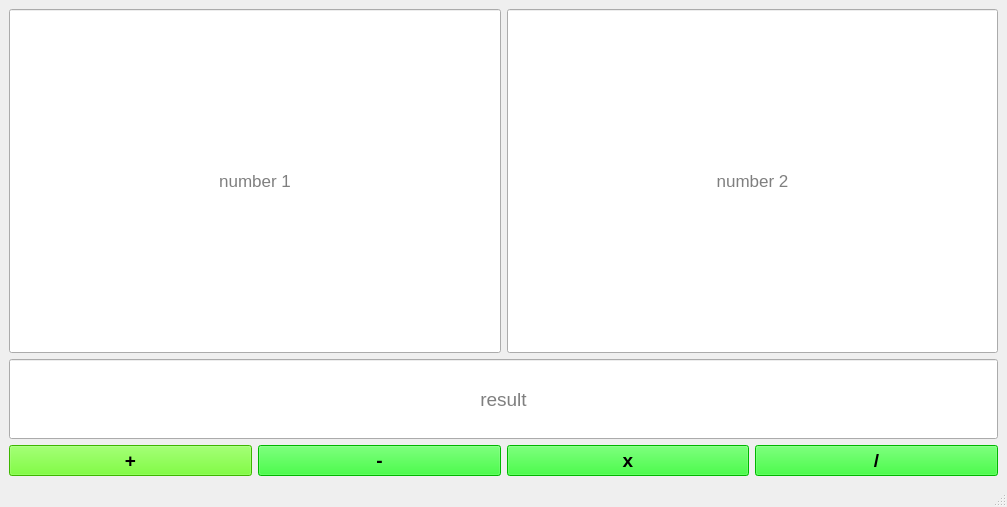
<?xml version="1.0" encoding="UTF-8"?>
<ui version="4.0">
 <class>MainWindow</class>
 <widget class="QMainWindow" name="MainWindow">
  <property name="geometry">
   <rect>
    <x>0</x>
    <y>0</y>
    <width>1007</width>
    <height>507</height>
   </rect>
  </property>
  <property name="windowTitle">
   <string>MainWindow</string>
  </property>
  <widget class="QWidget" name="centralwidget">
   <layout class="QGridLayout" name="gridLayout_3">
    <item row="0" column="0">
     <layout class="QVBoxLayout" name="verticalLayout">
      <item>
       <layout class="QGridLayout" name="gridLayout">
        <item row="0" column="0">
         <widget class="QLineEdit" name="lineEdit_2">
          <property name="sizePolicy">
           <sizepolicy hsizetype="Expanding" vsizetype="Expanding">
            <horstretch>0</horstretch>
            <verstretch>0</verstretch>
           </sizepolicy>
          </property>
          <property name="minimumSize">
           <size>
            <width>0</width>
            <height>80</height>
           </size>
          </property>
          <property name="font">
           <font>
            <pointsize>13</pointsize>
           </font>
          </property>
          <property name="alignment">
           <set>Qt::AlignCenter</set>
          </property>
          <property name="placeholderText">
           <string>number 1</string>
          </property>
         </widget>
        </item>
        <item row="0" column="1">
         <widget class="QLineEdit" name="lineEdit_3">
          <property name="sizePolicy">
           <sizepolicy hsizetype="Expanding" vsizetype="Expanding">
            <horstretch>0</horstretch>
            <verstretch>0</verstretch>
           </sizepolicy>
          </property>
          <property name="minimumSize">
           <size>
            <width>0</width>
            <height>80</height>
           </size>
          </property>
          <property name="font">
           <font>
            <pointsize>13</pointsize>
           </font>
          </property>
          <property name="alignment">
           <set>Qt::AlignCenter</set>
          </property>
          <property name="placeholderText">
           <string>number 2</string>
          </property>
         </widget>
        </item>
       </layout>
      </item>
      <item>
       <widget class="QLineEdit" name="lineEdit">
        <property name="minimumSize">
         <size>
          <width>0</width>
          <height>80</height>
         </size>
        </property>
        <property name="font">
         <font>
          <pointsize>14</pointsize>
         </font>
        </property>
        <property name="alignment">
         <set>Qt::AlignCenter</set>
        </property>
        <property name="placeholderText">
         <string>result</string>
        </property>
       </widget>
      </item>
      <item>
       <layout class="QGridLayout" name="gridLayout_2">
        <item row="0" column="2">
         <widget class="QPushButton" name="pushButton_4">
          <property name="font">
           <font>
            <pointsize>14</pointsize>
            <weight>75</weight>
            <bold>true</bold>
           </font>
          </property>
          <property name="styleSheet">
           <string notr="true">background-color: rgb(0, 255, 0);</string>
          </property>
          <property name="text">
           <string>x</string>
          </property>
         </widget>
        </item>
        <item row="0" column="1">
         <widget class="QPushButton" name="pushButton_2">
          <property name="font">
           <font>
            <pointsize>14</pointsize>
            <weight>75</weight>
            <bold>true</bold>
           </font>
          </property>
          <property name="styleSheet">
           <string notr="true">background-color: rgb(0, 255, 0);</string>
          </property>
          <property name="text">
           <string>-</string>
          </property>
         </widget>
        </item>
        <item row="0" column="0">
         <widget class="QPushButton" name="pushButton">
          <property name="font">
           <font>
            <pointsize>14</pointsize>
            <weight>75</weight>
            <bold>true</bold>
           </font>
          </property>
          <property name="styleSheet">
           <string notr="true">background-color: rgb(85, 255, 0);</string>
          </property>
          <property name="text">
           <string>+</string>
          </property>
         </widget>
        </item>
        <item row="0" column="3">
         <widget class="QPushButton" name="pushButton_3">
          <property name="font">
           <font>
            <pointsize>14</pointsize>
            <weight>75</weight>
            <bold>true</bold>
           </font>
          </property>
          <property name="styleSheet">
           <string notr="true">background-color: rgb(0, 255, 0);</string>
          </property>
          <property name="text">
           <string>/</string>
          </property>
         </widget>
        </item>
       </layout>
      </item>
     </layout>
    </item>
   </layout>
  </widget>
  <widget class="QMenuBar" name="menubar">
   <property name="geometry">
    <rect>
     <x>0</x>
     <y>0</y>
     <width>1007</width>
     <height>21</height>
    </rect>
   </property>
  </widget>
  <widget class="QStatusBar" name="statusbar"/>
 </widget>
 <resources/>
 <connections>
  <connection>
   <sender>pushButton</sender>
   <signal>clicked()</signal>
   <receiver>MainWindow</receiver>
   <slot>plus()</slot>
   <hints>
    <hint type="sourcelabel">
     <x>168</x>
     <y>463</y>
    </hint>
    <hint type="destinationlabel">
     <x>133</x>
     <y>478</y>
    </hint>
   </hints>
  </connection>
  <connection>
   <sender>pushButton_2</sender>
   <signal>clicked()</signal>
   <receiver>MainWindow</receiver>
   <slot>minus()</slot>
   <hints>
    <hint type="sourcelabel">
     <x>318</x>
     <y>463</y>
    </hint>
    <hint type="destinationlabel">
     <x>226</x>
     <y>478</y>
    </hint>
   </hints>
  </connection>
  <connection>
   <sender>pushButton_4</sender>
   <signal>clicked()</signal>
   <receiver>MainWindow</receiver>
   <slot>multiply()</slot>
   <hints>
    <hint type="sourcelabel">
     <x>591</x>
     <y>463</y>
    </hint>
    <hint type="destinationlabel">
     <x>442</x>
     <y>478</y>
    </hint>
   </hints>
  </connection>
  <connection>
   <sender>pushButton_3</sender>
   <signal>clicked()</signal>
   <receiver>MainWindow</receiver>
   <slot>divide()</slot>
   <hints>
    <hint type="sourcelabel">
     <x>770</x>
     <y>463</y>
    </hint>
    <hint type="destinationlabel">
     <x>659</x>
     <y>478</y>
    </hint>
   </hints>
  </connection>
  <connection>
   <sender>lineEdit_2</sender>
   <signal>textChanged(QString)</signal>
   <receiver>MainWindow</receiver>
   <slot>input1()</slot>
   <hints>
    <hint type="sourcelabel">
     <x>137</x>
     <y>310</y>
    </hint>
    <hint type="destinationlabel">
     <x>53</x>
     <y>478</y>
    </hint>
   </hints>
  </connection>
  <connection>
   <sender>lineEdit_3</sender>
   <signal>textEdited(QString)</signal>
   <receiver>MainWindow</receiver>
   <slot>input2()</slot>
   <hints>
    <hint type="sourcelabel">
     <x>529</x>
     <y>263</y>
    </hint>
    <hint type="destinationlabel">
     <x>778</x>
     <y>478</y>
    </hint>
   </hints>
  </connection>
 </connections>
 <slots>
  <slot>input1()</slot>
  <slot>input2()</slot>
  <slot>plus()</slot>
  <slot>minus()</slot>
  <slot>multiply()</slot>
  <slot>divide()</slot>
 </slots>
</ui>
